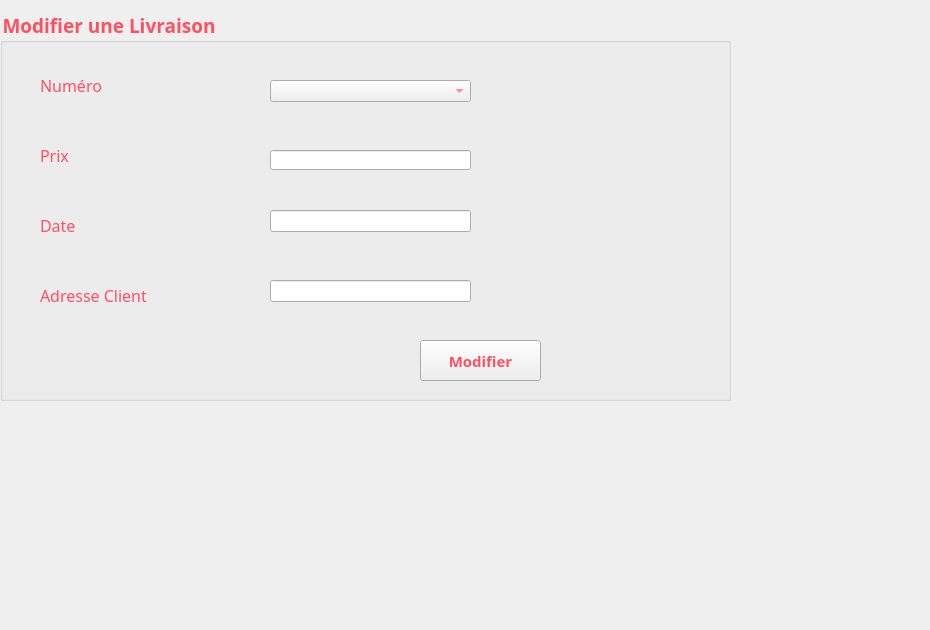
     <widget class="QWidget" name="tab_6">
      <attribute name="title">
       <string>Modifier</string>
      </attribute>
      <widget class="QGroupBox" name="groupBox_2">
       <property name="geometry">
        <rect>
         <x>0</x>
         <y>10</y>
         <width>731</width>
         <height>391</height>
        </rect>
       </property>
       <property name="font">
        <font>
         <family>Lucida Calligraphy</family>
         <pointsize>14</pointsize>
         <weight>75</weight>
         <bold>true</bold>
        </font>
       </property>
       <property name="styleSheet">
        <string notr="true">color: rgb(255, 80, 97);
</string>
       </property>
       <property name="title">
        <string>Modifier une Livraison</string>
       </property>
       <widget class="QLabel" name="label_22">
        <property name="geometry">
         <rect>
          <x>40</x>
          <y>130</y>
          <width>61</width>
          <height>31</height>
         </rect>
        </property>
        <property name="font">
         <font>
          <family>Lucida Calligraphy</family>
          <pointsize>12</pointsize>
         </font>
        </property>
        <property name="text">
         <string>Prix</string>
        </property>
       </widget>
       <widget class="QLineEdit" name="lineEdit_7">
        <property name="geometry">
         <rect>
          <x>270</x>
          <y>140</y>
          <width>201</width>
          <height>20</height>
         </rect>
        </property>
       </widget>
       <widget class="QLabel" name="label_24">
        <property name="geometry">
         <rect>
          <x>40</x>
          <y>60</y>
          <width>91</width>
          <height>31</height>
         </rect>
        </property>
        <property name="minimumSize">
         <size>
          <width>91</width>
          <height>0</height>
         </size>
        </property>
        <property name="font">
         <font>
          <family>Lucida Calligraphy</family>
          <pointsize>12</pointsize>
         </font>
        </property>
        <property name="text">
         <string>Numéro </string>
        </property>
       </widget>
       <widget class="QLabel" name="label_25">
        <property name="geometry">
         <rect>
          <x>40</x>
          <y>200</y>
          <width>61</width>
          <height>31</height>
         </rect>
        </property>
        <property name="font">
         <font>
          <family>Lucida Calligraphy</family>
          <pointsize>12</pointsize>
         </font>
        </property>
        <property name="text">
         <string>Date</string>
        </property>
       </widget>
       <widget class="QLineEdit" name="lineEdit_18">
        <property name="geometry">
         <rect>
          <x>270</x>
          <y>200</y>
          <width>201</width>
          <height>22</height>
         </rect>
        </property>
       </widget>
       <widget class="QLineEdit" name="lineEdit_19">
        <property name="geometry">
         <rect>
          <x>270</x>
          <y>270</y>
          <width>201</width>
          <height>22</height>
         </rect>
        </property>
       </widget>
       <widget class="QLabel" name="label_26">
        <property name="geometry">
         <rect>
          <x>40</x>
          <y>270</y>
          <width>171</width>
          <height>31</height>
         </rect>
        </property>
        <property name="font">
         <font>
          <family>Lucida Calligraphy</family>
          <pointsize>12</pointsize>
         </font>
        </property>
        <property name="text">
         <string>Adresse Client</string>
        </property>
       </widget>
       <widget class="QPushButton" name="pushButton_2">
        <property name="geometry">
         <rect>
          <x>420</x>
          <y>330</y>
          <width>121</width>
          <height>41</height>
         </rect>
        </property>
        <property name="font">
         <font>
          <family>Lucida Calligraphy</family>
          <pointsize>11</pointsize>
          <weight>75</weight>
          <bold>true</bold>
         </font>
        </property>
        <property name="styleSheet">
         <string notr="true">color: rgb(255, 80, 97);
background-image:rgb(255, 170, 255)</string>
        </property>
        <property name="text">
         <string>Modifier</string>
        </property>
       </widget>
       <widget class="QComboBox" name="combolk">
        <property name="geometry">
         <rect>
          <x>270</x>
          <y>70</y>
          <width>201</width>
          <height>22</height>
         </rect>
        </property>
       </widget>
      </widget>
      <widget class="QLabel" name="label_20">
       <property name="geometry">
        <rect>
         <x>-20</x>
         <y>0</y>
         <width>921</width>
         <height>521</height>
        </rect>
       </property>
       <property name="styleSheet">
        <string notr="true">background-image:url(:/1484065617_22184.jpg)</string>
       </property>
       <property name="text">
        <string/>
       </property>
       <property name="pixmap">
        <pixmap>../../../../../../../../../../resources/Cupcake_Roses_Pearl_Cake_Pink_color_514470_1280x853.jpg</pixmap>
       </property>
      </widget>
      <widget class="QLabel" name="label_6">
       <property name="geometry">
        <rect>
         <x>-4</x>
         <y>0</y>
         <width>901</width>
         <height>621</height>
        </rect>
       </property>
       <property name="text">
        <string/>
       </property>
       <property name="pixmap">
        <pixmap>../../Pictures/i/Alinka-Shemeluyk_Sweets_YkxmSWdYdw.jpg</pixmap>
       </property>
      </widget>
      <zorder>label_6</zorder>
      <zorder>label_20</zorder>
      <zorder>groupBox_2</zorder>
     </widget>
